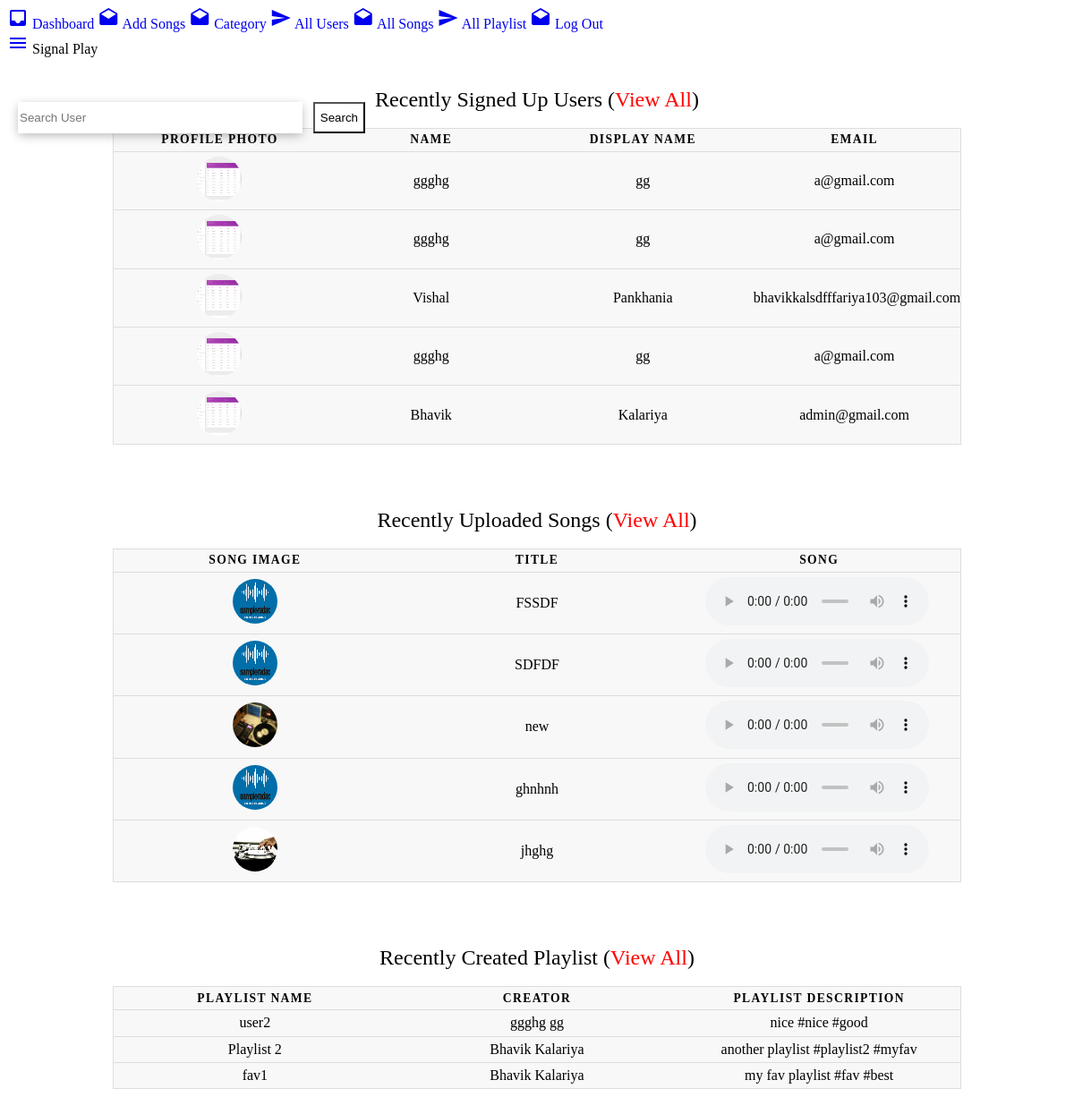
/admin/dashboard.php (signed in), run on an earlier commit of the app's database.
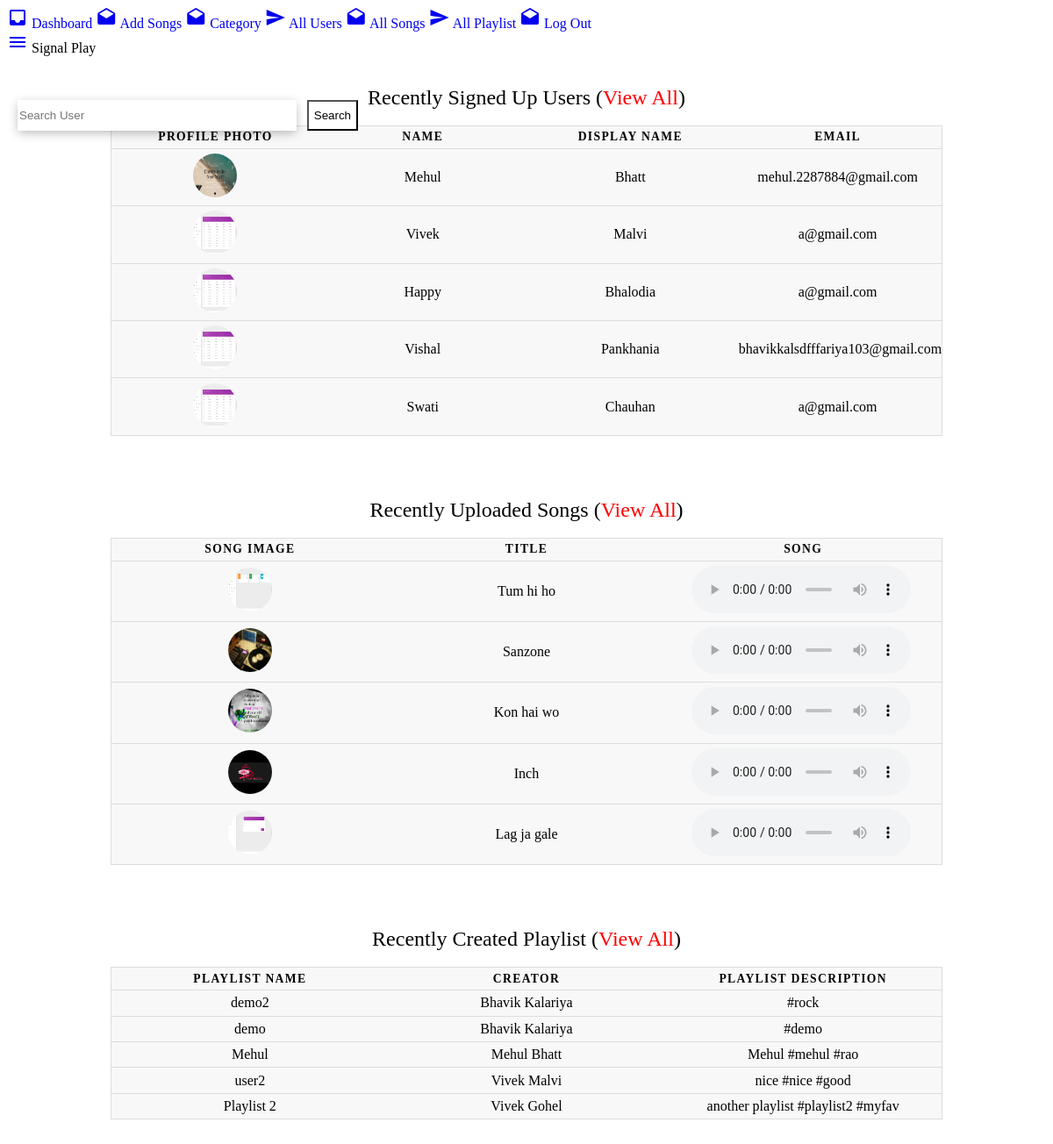
And on a later commit of the database.
### tables this page shows
CREATE TABLE `users` (
  `uId` int(3) NOT NULL,
  `uFirstName` varchar(256) NOT NULL,
  `uLastName` varchar(256) NOT NULL,
  `uDisplayName` varchar(256) NOT NULL,
  `isBlocked` tinyint(1) NOT NULL DEFAULT '0',
  `uEmail` varchar(256) NOT NULL,
  `uPassword` varchar(256) NOT NULL,
  `uProfilePic` text NOT NULL,
  `role` varchar(256) NOT NULL DEFAULT 'user',
  `uDateOfReg` timestamp NOT NULL DEFAULT CURRENT_TIMESTAMP,
  `token` varchar(256) NOT NULL,
  `tokenValid` int(11) NOT NULL DEFAULT '1'
);

CREATE TABLE `songs` (
  `sId` int(3) NOT NULL,
  `uId` int(3) NOT NULL,
  `sSong` text NOT NULL,
  `sTitle` varchar(256) NOT NULL,
  `sArtist` varchar(256) NOT NULL,
  `sImage` text NOT NULL,
  `sSource` text NOT NULL,
  `sDescription` varchar(256) NOT NULL,
  `sDuration` varchar(256) NOT NULL
);

CREATE TABLE `playlist` (
  `pId` int(3) NOT NULL,
  `uId` int(3) NOT NULL,
  `pName` varchar(256) NOT NULL,
  `pDescription` varchar(256) NOT NULL
);

### admin/dashboard.php (the view, shortened to what this page needs)
<!DOCTYPE html>
<html>
<head>
	<link rel="stylesheet" type="text/css" href="https://unpkg.com/material-components-web@latest/dist/material-components-web.min.css">
	<link rel="stylesheet" href="./css/style.css">
	<link rel="stylesheet" href="./css/table.css">
	<link rel="stylesheet" type="text/css" href="../user/css/searchBox.css">
</head>
<body>
	<?php include "header.php"; ?>
	<div class="mdc-drawer-app-content">
		<?php include "navbar.php";  ?>
		<main class="main-content" id="main-content" style="margin-top: 50px;">
			<div class="mdc-top-app-bar--fixed-adjust">
				<table>
					<caption>Recently Signed Up Users (<a href="allUsers.php" style="color: red;">View All</a>)</caption>
					<thead>
						<tr>
							<th scope="col">Profile Photo</th>
							<th scope="col">Name</th>
							<th scope="col">Display Name</th>
							<th scope="col">Email</th>
						</tr>
					</thead>
					<tbody>
						<?php
						include "db.php";
						$query = "SELECT * FROM users ORDER BY uId DESC LIMIT 5";
						$select_users= mysqli_query($con,$query);
						while($row = mysqli_fetch_assoc($select_users)){
							$uFirstName = $row['uFirstName'];
							$uLastName = $row['uLastName'];
							$uEmail = $row['uEmail'];
							$uProfilePic = $row['uProfilePic'];
							?>
							<tr>
								<td data-label="Profile Pic"><img src="../user/<?php echo $uProfilePic; ?>" height="50" width="50" style="border-radius:50%"></td>
								<td data-label="First Name"><?php echo $uFirstName; ?></td>
								<td data-label="Last Name"><?php echo $uLastName; ?></td>
								<td data-label="Email"><?php echo $uEmail; ?></td>
							</tr>
							<?php
						}
						?>
					</tbody>
				</table>
				<table>
					<caption>Recently Uploaded Songs (<a href="allSongs.php" style="color: red;">View All</a>)</caption>
					<thead>
						<tr>
							<th scope="col">Song Image</th>
							<th scope="col">Title</th>
							<th scope="col">Song</th>
						</tr>
					</thead>
					<tbody>
						<?php
						$query = "SELECT * FROM songs ORDER BY sId DESC LIMIT 5";
						$select_songs= mysqli_query($con,$query);
						while($row = mysqli_fetch_assoc($select_songs)){
							$sTitle = $row['sTitle'];
							$sImage = $row['sImage'];
							$sSong = $row['sSong'];
							?>
							<tr>
								<td data-label="Account"><img src="<?php echo $sImage; ?>" height="50" width="50" style="border-radius:50%"></td>
								<td data-label="Due Date"><?php echo $sTitle; ?></td>
								<td data-label="Period"><audio controls style="padding-right: 5px;width: 250px">
									<source id="audioSTARTMP3" src="<?php echo $sSong; ?>" type="audio/mpeg">
									</audio>
								</td>
							</tr>
							<?php
						}
						?>
					</tbody>
				</table>
				<table>
					<caption>Recently Created Playlist (<a href="allPlaylist.php" style="color: red;">View All</a>)</caption>
					<thead>
						<tr>
							<th scope="col">Playlist Name</th>
							<th scope="col">Creator</th>
							<th scope="col">Playlist Description</th>
						</tr>
					</thead>
					<tbody>
						<?php
						$query = "SELECT * FROM playlist ORDER BY pId DESC LIMIT 5";
						$select_playlist= mysqli_query($con,$query);
						while($row = mysqli_fetch_assoc($select_playlist)){
							$uId = $row['uId'];
							$pName = $row['pName'];
							$pDescription = $row['pDescription'];
							$query1 = "SELECT * FROM users WHERE uId = $uId";
							$select_user= mysqli_query($con,$query1);
							while($row1 = mysqli_fetch_assoc($select_user)){
								$uFirstName = $row1['uFirstName'];
								$uLastName = $row1['uLastName'];
								?>
								<tr>
									<td data-label="Account"><?php echo $pName; ?></td>
									<td data-label="Due Date"><?php echo $uFirstName . " " .  $uLastName;?></td>
									<td data-label="Period"><?php echo $pDescription; ?></td>
								</tr>
								<?php
							}
						}
						?>
					</tbody>
				</table>
			</div>
		</main>
	</div>
</body>
</html>

What changed in the data, as far as the page shows it:
removed users: uProfilePic (picture), uFirstName "Bhavik", uLastName "Kalariya", uEmail "admin@gmail.com", shown under "Recently Signed Up Users (View All)"
removed songs: sImage (picture), sTitle "FSSDF"
no longer on this page (row edited): songs: sImage (picture), sTitle "SDFDF"
removed songs: sImage (picture), sTitle "new"
no longer on this page (row edited): songs: sImage (picture), sTitle "ghnhnh"
no longer on this page (row edited): songs: sImage (picture), sTitle "jhghg"
no longer on this page (row unchanged): playlist: pName "fav1", pDescription "my fav playlist #fav #best", users (uFirstName "Bhavik", uLastName "Kalariya")
added users: uProfilePic (picture), uFirstName "Mehul", uLastName "Bhatt", uEmail "mehul.2287884@gmail.com"
changed users: uFirstName "ggghg" → "Vivek"; uLastName "gg" → "Malvi"
changed users: uFirstName "ggghg" → "Happy"; uLastName "gg" → "Bhalodia"
changed users: uFirstName "ggghg" → "Swati"; uLastName "gg" → "Chauhan"
added songs: sImage (picture), sTitle "Tum hi ho"
added songs: sImage (picture), sTitle "Sanzone"
added songs: sImage (picture), sTitle "Kon hai wo"
added songs: sImage (picture), sTitle "Inch"
added songs: sImage (picture), sTitle "Lag ja gale"
added playlist: pName "demo2", pDescription "#rock"
now on this page (row edited): users: uFirstName "Bhavik", uLastName "Kalariya"
added playlist: pName "demo", pDescription "#demo"
added playlist: pName "Mehul", pDescription "Mehul #mehul #rao"
changed users: uFirstName "Bhavik" → "Vivek"; uLastName "Kalariya" → "Gohel"
